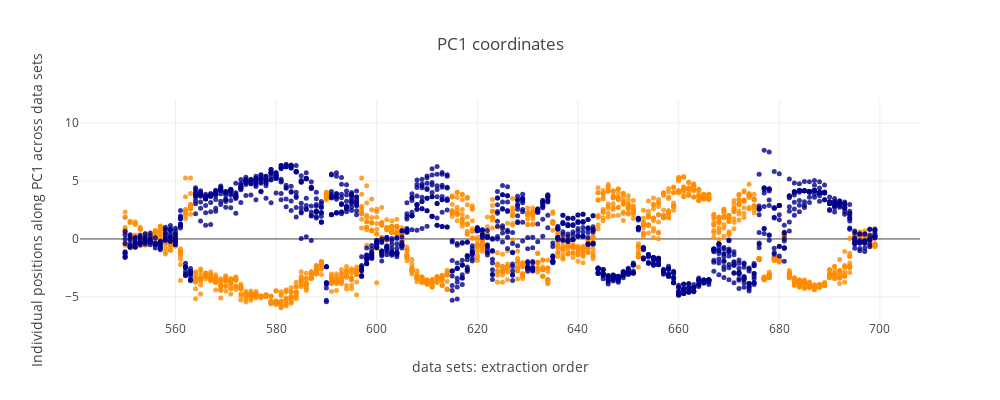

The cell this chart's notebook holds for it:
### Markdown cell above
### **iii.** PC sample distribution across data sets queried.

### Code cell
from structure_tools.Tutorial_subplots import PC_analysis_plot

labels_code= labels1

if include_who:
    labels_code= [x for x in labels_code if x in include_who]

## plot_choices: ['coords','density']
PC_analysis_plot(pc_density,pc_coords,labels_code,PCA_color_ref,range_windows= Windows_range_pca,
                 plot_choice= 'coords',height= 400,width= 1000,y_range= [-7,12],qtl= .99)

### Figure 1 — Plotly figure (JSON) as saved in the notebook; plotly's stock layout.template omitted (floating-point values rounded to 4 significant figures; data arrays with more than 128 entries replaced by an {"elided": "..."} marker saying what was removed)
{"data": [{"marker": {"color": {"elided": "3000 str values"}, "opacity": 0.8, "size": 5}, "mode": "markers", "type": "scatter", "uid": "e1625565-ba17-4d68-bd25-471604c0f99e", "x": {"elided": "3000 int values"}, "y": {"elided": "3000 float values"}}], "layout": {"height": 400, "title": "PC1 coordinates", "width": 1000, "xaxis": {"title": "data sets: extraction order"}, "yaxis": {"range": [-7, 12], "title": "Individual positions along PC1 across data sets"}}}
